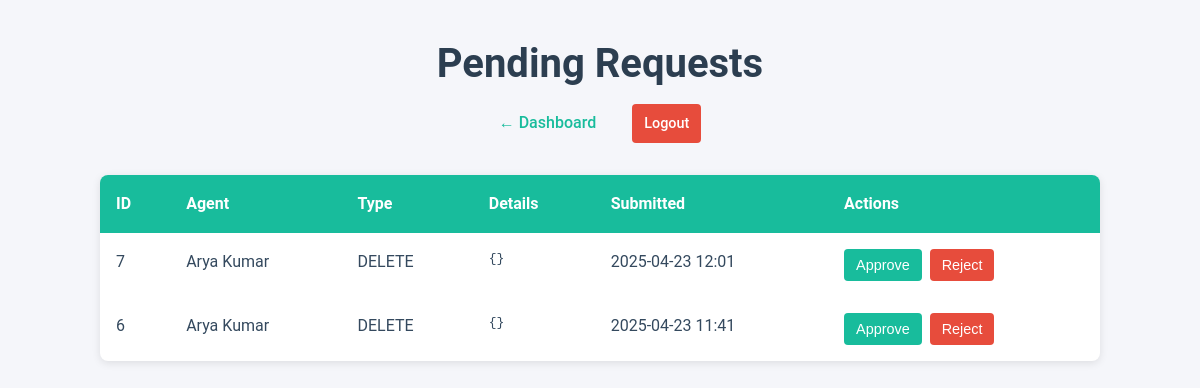
The app's page /pending_requests.php (signed in), older data.
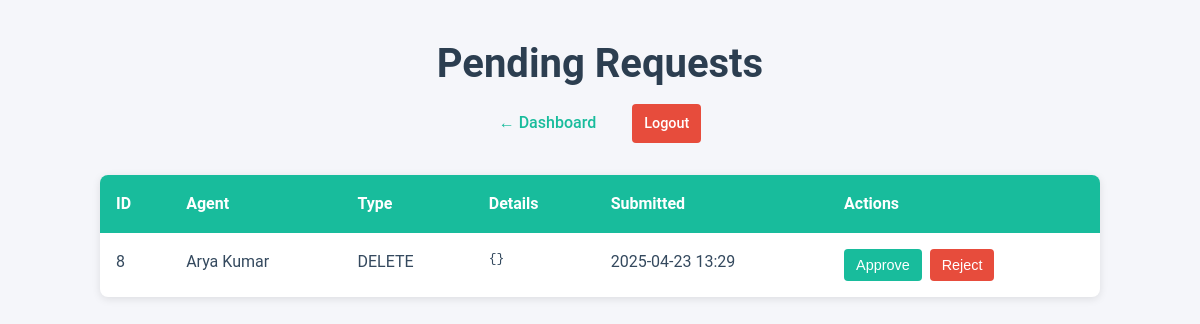
The same page, newer data.
### tables this page shows
CREATE TABLE `property_requests` (
  `RequestID` int(11) NOT NULL,
  `AgentID` int(11) NOT NULL,
  `PropertyID` int(11) DEFAULT NULL,
  `Action` enum('ADD','EDIT','DELETE') NOT NULL,
  `Payload` longtext NOT NULL CHECK (json_valid(`Payload`)),
  `Status` enum('PENDING','APPROVED','REJECTED') NOT NULL DEFAULT 'PENDING',
  `CreatedAt` datetime NOT NULL DEFAULT current_timestamp(),
  `ReviewedAt` datetime DEFAULT NULL,
  `ReviewerID` int(11) DEFAULT NULL
);

CREATE TABLE `user` (
  `UserID` int(11) NOT NULL,
  `Name` varchar(100) NOT NULL,
  `Email` varchar(100) NOT NULL,
  `PhoneNumber` varchar(20) NOT NULL,
  `UserType` enum('Client','Agent','Admin') NOT NULL COMMENT 'Client, Agent, or Admin',
  `Password` varchar(255) NOT NULL
);

### pending_requests.php (the view, shortened to what this page needs)
<?php
require_once 'db_connection.php';
$sql = "
SELECT r.RequestID, u.Name AS AgentName, r.Action, r.Payload, r.CreatedAt
  FROM property_requests r
  JOIN user u ON r.AgentID=u.UserID
 WHERE r.Status='PENDING'
 ORDER BY r.CreatedAt DESC
";
$res = $conn->query($sql);
?>
<!DOCTYPE html>
<html lang="en">
<head>
  <link rel="stylesheet" href="pending_requests.css">
</head>
<body>
  <header class="site-container">
    <h1>Pending Requests</h1>
    <nav><a href="admin_dashboard.php">← Dashboard</a> <a href="logout.php" class="btn-reject">Logout</a></nav>
  </header>
  <main class="site-container">
  <?php if ($res && $res->num_rows > 0): ?>
    <table>
      <thead><tr>
        <th>ID</th><th>Agent</th><th>Type</th><th>Details</th><th>Submitted</th><th>Actions</th>
      </tr></thead>
      <tbody>
        <?php while ($r = $res->fetch_assoc()): ?>
        <tr id="row-<?= $r['RequestID'] ?>">
          <td><?= $r['RequestID'] ?></td>
          <td><?= htmlspecialchars($r['AgentName']) ?></td>
          <td><?= htmlspecialchars($r['Action']) ?></td>
          <td><pre><?= htmlspecialchars(json_encode(json_decode($r['Payload']), JSON_PRETTY_PRINT)) ?></pre></td>
          <td><?= date('Y-m-d H:i', strtotime($r['CreatedAt'])) ?></td>
          <td><div class="actions">
            <button class="btn-approve ajax-action" data-id="<?= $r['RequestID'] ?>" data-action="approve">Approve</button>
            <button class="btn-reject ajax-action"  data-id="<?= $r['RequestID'] ?>" data-action="reject">Reject</button>
          </div></td>
        </tr>
        <?php endwhile; ?>
      </tbody>
    </table>
  <?php else: ?>
    <p class="no-requests">No pending requests at this time.</p>
  <?php endif; ?>
  </main>
</body>
</html>

Row changes from the older to the newer data that the page shows:
no longer on this page (row edited): property_requests: RequestID "7", AgentID.Name "Arya Kumar", Action "DELETE", Payload "{}", CreatedAt "2025-04-23 12:01"
no longer on this page (row edited): property_requests: RequestID "6", AgentID.Name "Arya Kumar", Action "DELETE", Payload "{}", CreatedAt "2025-04-23 11:41"
added property_requests: RequestID "8", AgentID.Name "Arya Kumar", Action "DELETE", Payload "{}", CreatedAt "2025-04-23 13:29"
